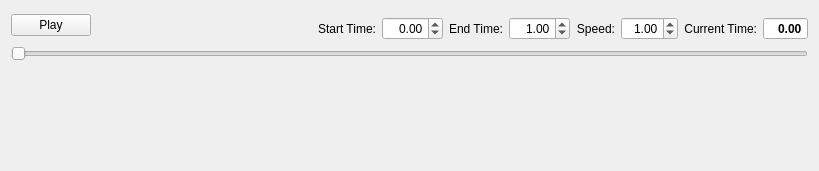
<?xml version="1.0" encoding="UTF-8"?>
<ui version="4.0">
 <class>FormAnim</class>
 <widget class="QWidget" name="FormAnim">
  <property name="geometry">
   <rect>
    <x>0</x>
    <y>0</y>
    <width>819</width>
    <height>171</height>
   </rect>
  </property>
  <property name="windowTitle">
   <string>Form</string>
  </property>
  <property name="locale">
   <locale language="English" country="UnitedStates"/>
  </property>
  <layout class="QGridLayout" name="gridLayout">
   <item row="1" column="5">
    <widget class="QLabel" name="label_2">
     <property name="text">
      <string>End Time:</string>
     </property>
     <property name="alignment">
      <set>Qt::AlignRight|Qt::AlignTrailing|Qt::AlignVCenter</set>
     </property>
     <property name="buddy">
      <cstring>spinBoxEndTime</cstring>
     </property>
    </widget>
   </item>
   <item row="1" column="6">
    <widget class="QDoubleSpinBox" name="spinBoxEndTime">
     <property name="alignment">
      <set>Qt::AlignRight|Qt::AlignTrailing|Qt::AlignVCenter</set>
     </property>
     <property name="minimum">
      <double>-99.989999999999995</double>
     </property>
     <property name="maximum">
      <double>99.989999999999995</double>
     </property>
     <property name="value">
      <double>1.000000000000000</double>
     </property>
    </widget>
   </item>
   <item row="0" column="0" rowspan="2">
    <widget class="QPushButton" name="pushButtonPlay">
     <property name="text">
      <string>Play</string>
     </property>
     <property name="checkable">
      <bool>true</bool>
     </property>
    </widget>
   </item>
   <item row="1" column="2" colspan="2">
    <widget class="QLabel" name="label">
     <property name="text">
      <string>Start Time:</string>
     </property>
     <property name="alignment">
      <set>Qt::AlignRight|Qt::AlignTrailing|Qt::AlignVCenter</set>
     </property>
     <property name="buddy">
      <cstring>spinBoxStartTime</cstring>
     </property>
    </widget>
   </item>
   <item row="0" column="1" rowspan="2">
    <spacer name="horizontalSpacer">
     <property name="orientation">
      <enum>Qt::Horizontal</enum>
     </property>
     <property name="sizeHint" stdset="0">
      <size>
       <width>204</width>
       <height>28</height>
      </size>
     </property>
    </spacer>
   </item>
   <item row="1" column="7">
    <widget class="QLabel" name="label_3">
     <property name="text">
      <string>Speed:</string>
     </property>
     <property name="alignment">
      <set>Qt::AlignRight|Qt::AlignTrailing|Qt::AlignVCenter</set>
     </property>
     <property name="buddy">
      <cstring>spinBoxSpeed</cstring>
     </property>
    </widget>
   </item>
   <item row="1" column="9">
    <widget class="QLabel" name="label_4">
     <property name="text">
      <string>Current Time:</string>
     </property>
     <property name="alignment">
      <set>Qt::AlignRight|Qt::AlignTrailing|Qt::AlignVCenter</set>
     </property>
    </widget>
   </item>
   <item row="1" column="4">
    <widget class="QDoubleSpinBox" name="spinBoxStartTime">
     <property name="alignment">
      <set>Qt::AlignRight|Qt::AlignTrailing|Qt::AlignVCenter</set>
     </property>
     <property name="minimum">
      <double>-99.989999999999995</double>
     </property>
     <property name="maximum">
      <double>99.989999999999995</double>
     </property>
    </widget>
   </item>
   <item row="3" column="3">
    <spacer name="verticalSpacer">
     <property name="orientation">
      <enum>Qt::Vertical</enum>
     </property>
     <property name="sizeHint" stdset="0">
      <size>
       <width>20</width>
       <height>92</height>
      </size>
     </property>
    </spacer>
   </item>
   <item row="1" column="8">
    <widget class="QDoubleSpinBox" name="spinBoxSpeed">
     <property name="alignment">
      <set>Qt::AlignRight|Qt::AlignTrailing|Qt::AlignVCenter</set>
     </property>
     <property name="maximum">
      <double>10.000000000000000</double>
     </property>
     <property name="value">
      <double>1.000000000000000</double>
     </property>
    </widget>
   </item>
   <item row="1" column="10">
    <widget class="QDoubleSpinBox" name="spinBoxCurrentTime">
     <property name="font">
      <font>
       <weight>75</weight>
       <bold>true</bold>
      </font>
     </property>
     <property name="alignment">
      <set>Qt::AlignRight|Qt::AlignTrailing|Qt::AlignVCenter</set>
     </property>
     <property name="readOnly">
      <bool>true</bool>
     </property>
     <property name="buttonSymbols">
      <enum>QAbstractSpinBox::NoButtons</enum>
     </property>
     <property name="minimum">
      <double>-99.989999999999995</double>
     </property>
    </widget>
   </item>
   <item row="2" column="0" colspan="11">
    <widget class="QSlider" name="sliderTime">
     <property name="orientation">
      <enum>Qt::Horizontal</enum>
     </property>
    </widget>
   </item>
  </layout>
 </widget>
 <tabstops>
  <tabstop>pushButtonPlay</tabstop>
  <tabstop>spinBoxStartTime</tabstop>
  <tabstop>spinBoxEndTime</tabstop>
  <tabstop>spinBoxSpeed</tabstop>
  <tabstop>spinBoxCurrentTime</tabstop>
  <tabstop>sliderTime</tabstop>
 </tabstops>
 <resources/>
 <connections/>
</ui>
